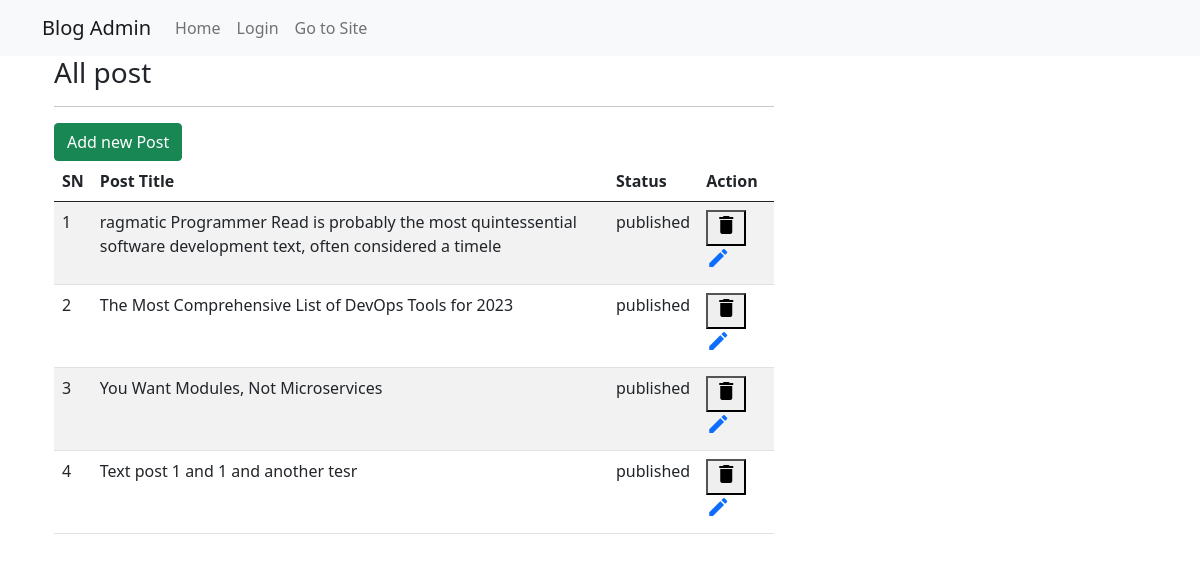
The app's page /admins/post/ with its own data.
### main/models.py (models this page shows, shortened)
class Post(models.Model):
    status = (
        ('published', 'published'),
        ('draft', 'draft'),
    )
    author = models.ForeignKey(
        User, on_delete=models.CASCADE, related_name='blog_posts')
    category = models.ForeignKey(
        Category, on_delete=models.CASCADE, blank=True, null=True)
    title = models.CharField(max_length=500)
    slug = AutoSlugField(populate_from='title')
    image_1 = models.ImageField(null=True)
    excerpt = models.TextField(null=True, blank=True)
    content = RichTextUploadingField()
    date_created = models.DateTimeField(auto_now_add=True)
    view_count = models.PositiveIntegerField(default=0)
    status = models.CharField(max_length=30, choices=status, default='published')
    class Meta:
        ordering = ('-date_created',)

### main/views.py (the view)
# urls.py: path('admins/post/', AdminPostListView.as_view(), name='list_post'),
class AdminPostListView(ListView):
    model = Post
    context_object_name = 'post_list'
    template_name = 'admin/postlist.html'

### main/custom_processor.py (called while the page is built)
def category_renderer(request):
    return {
        'all_categories': Category.objects.all(),
        'popular_foot':  Post.objects.filter(
            status='published').order_by('view_count')[:3],
        'trend' : Post.objects.filter(
            Q(status='published') & Q(view_count__gte=10))[:7],
        'contactus' : ContactUs.objects.get(id=1)
    }

### template/admin/postlist.html (shortened to what this page needs)
{% extends "admin/adminbase.html" %}
{% block content %}
<div class="container">
    <div class="row">
        <div class="col-md-8 col-sm-12">
            <h3>All post</h3>
            <hr>
            <a class="btn btn-success" href="{% url 'main:create_post' %}">Add new Post</a>
            <table class='table table-striped'>
                <thead>
                    <tr>
                        <th>SN</th>
                        <th>Post Title</th>
                        <th>Status</th>
                        <th>Action</th>
                    </tr>
                </thead>
                <tbody>
                    {% for p in post_list %}
                    <tr>
                        <td>{{ forloop.counter }}</td>
                        <td>{{ p.title }}</td>
                        <td>{{ p.status }}</td>
                        <td> <button  data-bs-toggle="modal"
                                        data-bs-target="#delete_post">
                                       <span class="material-icons">delete</span>
                                    </button>
                        <a href= "{% url 'main:edit_post' p.id %}">
                            <span class="material-icons">create</span>
                         </a> </td>
                    </tr>
                    <div class="modal fade" id="delete_post" tabindex="-1"
                                aria-labelledby="delete_post" aria-hidden="true">
                    {% endfor %}
                </tbody>
            </table>
        </div>
    </div>
</div>
{% endblock content %}

### records on screen
Post: title "ragmatic Programmer Read is probably the most quintessential software development text, often considered a timele", status "published"
Post: title "The Most Comprehensive List of DevOps Tools for 2023", status "published"
Post: title "You Want Modules, Not Microservices", status "published"
Post: title "Text post 1 and 1 and another tesr", status "published"
